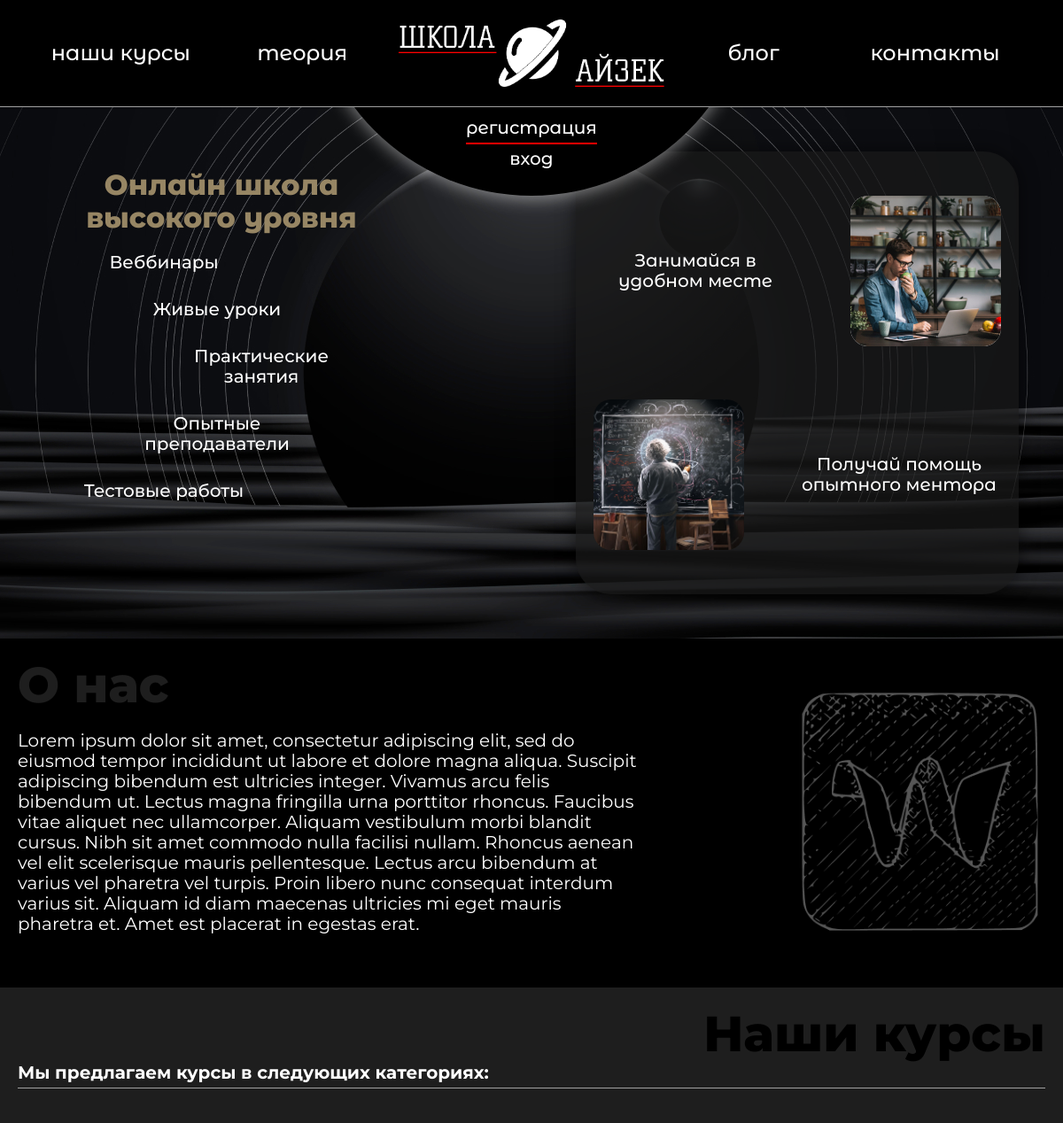
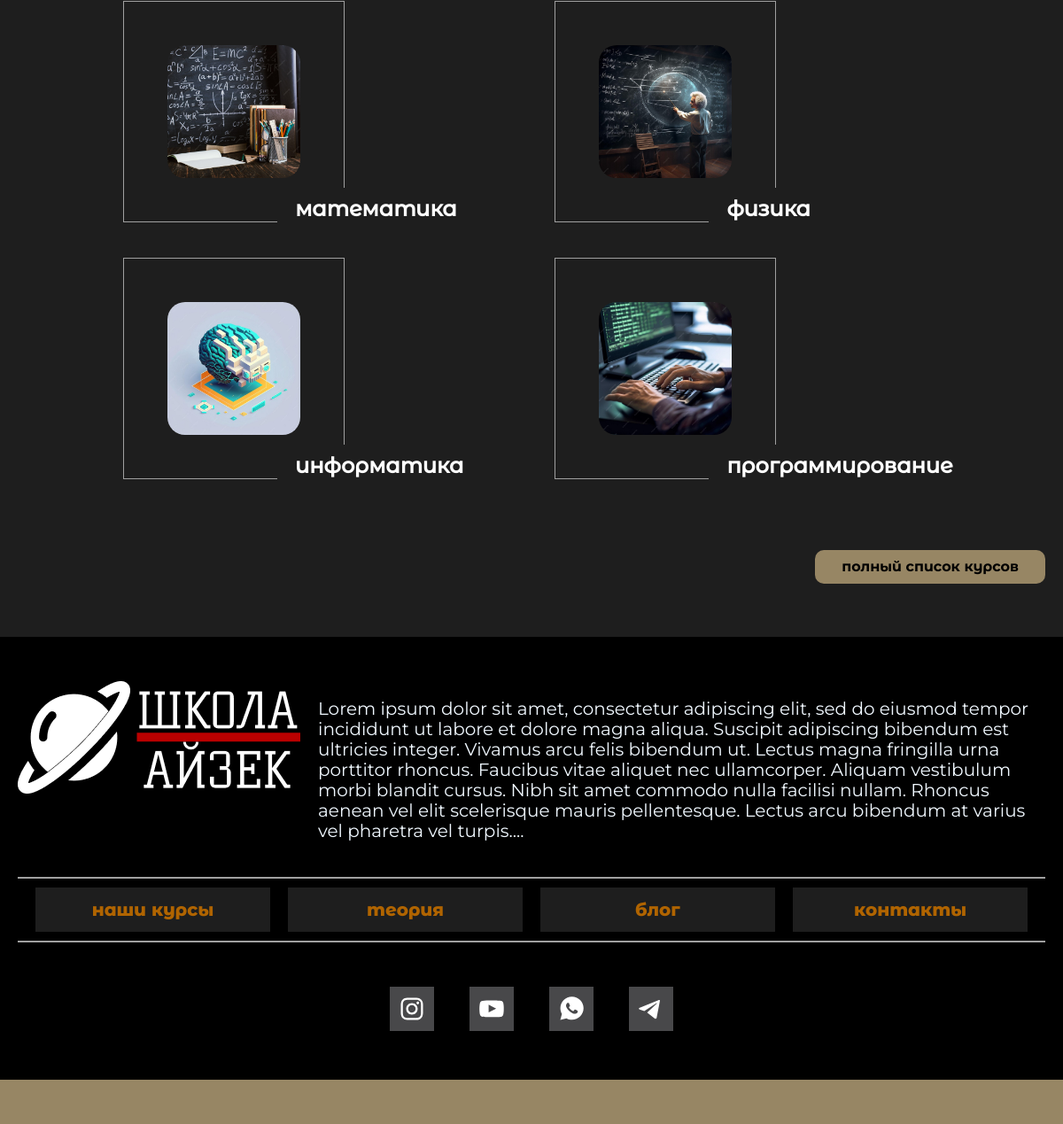
The page / on the database its author committed (2 pictures, top to bottom).
### courses/models.py (models this page shows, shortened)
class CourseCategory(models.Model):
    name = models.CharField(max_length=30, verbose_name='Категория курса', unique=True)
    preview = models.ImageField(verbose_name='Превью', upload_to='courses/cat_preview')

### main/views.py (the view)
# urls.py: path('', MainView.as_view(), name='main'),
class MainView(TemplateView):
    template_name = 'main/main.html'
    def get_context_data(self, **kwargs):
        context = super().get_context_data(**kwargs)
        context.update({
            'course_cats': CourseCategory.objects.all()
        })
        return context

### main/templates/main/main.html
{% extends 'main/base.html' %}
{% load static %}
{% block main %}
    <div class="container">
        <section class="banner">
            <div class="banner__left-content">
                <h1 class="banner__title reset-text">
                    Онлайн школа высокого уровня
                </h1>
                <ul class="banner__list reset-list">
                    <li class="banner__list-item">
                        <p class="banner__list-text reset-text">Веббинары</p>
                    </li>
                    <li class="banner__list-item">
                        <p class="banner__list-text reset-text">Живые уроки</p>
                    </li>
                    <li class="banner__list-item">
                        <p class="banner__list-text reset-text">Практические занятия</p>
                    </li>
                    <li class="banner__list-item">
                        <p class="banner__list-text reset-text">Опытные преподаватели</p>
                    </li>
                    <li class="banner__list-item">
                        <p class="banner__list-text reset-text">Тестовые работы</p>
                    </li>
                </ul>
            </div>
            <div class="banner__right-content">
                <div class="banner__right-content-card">
                    <p class="banner__right-text reset-text">Занимайся в удобном месте</p>
                    <img src="{% static 'main/img/banner/banner-right1.jpg' %}" alt="" class="banner__right-content-img">
                </div>
                <div class="banner__right-content-card">
                    <img src="{% static 'main/img/banner/banner-right2.jpg' %}" alt="" class="banner__right-content-img">
                    <p class="banner__right-text reset-text">Получай помощь опытного ментора</p>
                </div>
            </div>
        </section>
        <section class="about">
            <h2 class="about__title section-title reset-text">
                О нас
            </h2>
            <p class=" about__text reset-text">
                Lorem ipsum dolor sit amet, consectetur adipiscing elit, sed do eiusmod tempor incididunt ut labore et dolore magna aliqua. Suscipit adipiscing bibendum est ultricies integer. Vivamus arcu felis bibendum ut. Lectus magna fringilla urna porttitor rhoncus. Faucibus vitae aliquet nec ullamcorper. Aliquam vestibulum morbi blandit cursus. Nibh sit amet commodo nulla facilisi nullam. Rhoncus aenean vel elit scelerisque mauris pellentesque. Lectus arcu bibendum at varius vel pharetra vel turpis. Proin libero nunc consequat interdum varius sit. Aliquam id diam maecenas ultricies mi eget mauris pharetra et. Amet est placerat in egestas erat.
            </p>
        </section>
        <section class="courses">
            <h2 class="courses__title section-title reset-text">Наши курсы</h2>
            <p class="courses__subtitle reset-text">Мы предлагаем курсы в следующих категориях:</p>
            <ul class="courses__list reset-list">
                {% for cat in course_cats %}
                <li class="courses__list-item">
                    <div class="courses__card">
                        <img src="{{ cat.preview.url }}" alt="Изображение категории" class="courses__card-preview">
                        <h3 class="courses__card-title reset-text">{{ cat.name }}</h3>
                    </div>
                </li>
                {% endfor %}
            </ul>
            <div class="courses__link-block">
                <a href="" class="courses__link reset-link link-type-2">полный список курсов</a>
            </div>
        </section>
    </div>
{% endblock %}

### static/base/base_css/base_style.css (style rules this page uses)
html { box-sizing: border-box; }
*, *:before, *:after { box-sizing: inherit; }
.container { max-width: 1440px; margin: 0 auto; min-height: 100vh; }
.reset-list { padding: 0; margin: 0; list-style: None; }
.reset-link { color: inherit; text-decoration: None; }
.reset-text { margin: 0; padding: 0; }
.section-title { font-size: 56px; font-family: 'MontserratExtraBold'; }
.link-type-2 { padding: 10px 30px; border-radius: 10px; background-color: #978664; font-family: 'MontserratAlternates-Bold'; transition: color 200ms ease-in-out, box-shadow 200ms ease-in-out, background-color 200ms ease-in-out; }

### main/static/main/css/style.css (style rules this page uses)
html { background: #1e1e1e; font-family: 'RobotoRegular'; font-weight: 400; }
body { min-height: 100vh; }
.banner { padding: 50px; background-image: url('../img/banner/banner-back.jpg'); display: flex; justify-content: space-between; background-position: center center; }
.banner__left-content { padding-top: 20px; }
.banner__title { font-size: 48; font-family: 'MontserratAlternates-ExtraBold'; width: 400px; text-align: center; color: #978664; margin-bottom: 20px; }
.banner__list-text { color: white; font-size: 20px; font-family: 'MontserratMedium'; }
.banner__list-item { padding-left: 40px; width: 230px; text-align: center; }
.banner__list-item:nth-child(2n) { padding-left: 100px; width: 290px; }
.banner__list-item:nth-child(3n) { padding-left: 150px; width: 340px; }
.banner__list-item:not(:last-of-type) { margin-bottom: 30px; }
.banner__right-content { display: flex; flex-direction: column; justify-content: space-around; background: rgba(25, 25, 25, 0.7); width: 500px; height: 500px; padding: 20px; border-radius: 40px; box-shadow: 0px 0px 20px 1px rgba(0, 0, 0, 0.5); }
.banner__right-content-card { display: flex; align-items: center; justify-content: space-between; }
.banner__right-text { color: white; font-size: 20px; width: 230px; text-align: center; font-family: 'MontserratAlternates-Medium'; }
.banner__right-content-img { border-radius: 20px; object-fit: cover; width: 170px; height: 170px; }
.about { padding: 20px; padding-bottom: 60px; background-color: black; background-repeat: no-repeat; background-position: right center; background-size: 320px; background-image: url('../img/about/wave.png'); }
.about__title { margin-bottom: 20px; color: #1e1e1e; }
.about__text { width: 700px; font-size: 20px; font-family: 'MontserratRegular'; color: white; }
.courses { padding: 20px; padding-bottom: 60px; }
.courses__title { text-align: right; }
.courses__subtitle { border-bottom: 1px solid #a0a0a0; padding-bottom: 5px; margin-bottom: 40px; font-size: 20px; font-family: 'MontserratBold'; color: white; }
.courses__list { display: flex; flex-wrap: wrap; margin-bottom: 40px; }
.courses__list-item { width: 42%; display: flex; justify-content: center; align-items: center; margin-bottom: 40px; }
.courses__card { display: flex; justify-content: center; align-items: center; position: relative; width: 250px; height: 250px; padding: 20px; border: 1px solid #a0a0a0; }
.courses__card-preview { width: 150px; height: 150px; border-radius: 20px; }
.courses__card-title { position: absolute; font-size: 24px; font-family: 'MontserratAlternates-Medium'; color: white; padding: 10px 20px; background-color: #1e1e1e; bottom: -10px; left: 70%; }
.courses__link-block { display: flex; justify-content: flex-end; }
.courses__link { margin-left: auto; }

### rows shown on the page
CourseCategory: preview (picture), name "математика"
CourseCategory: preview (picture), name "физика"
CourseCategory: preview (picture), name "информатика"
CourseCategory: preview (picture), name "программирование"
